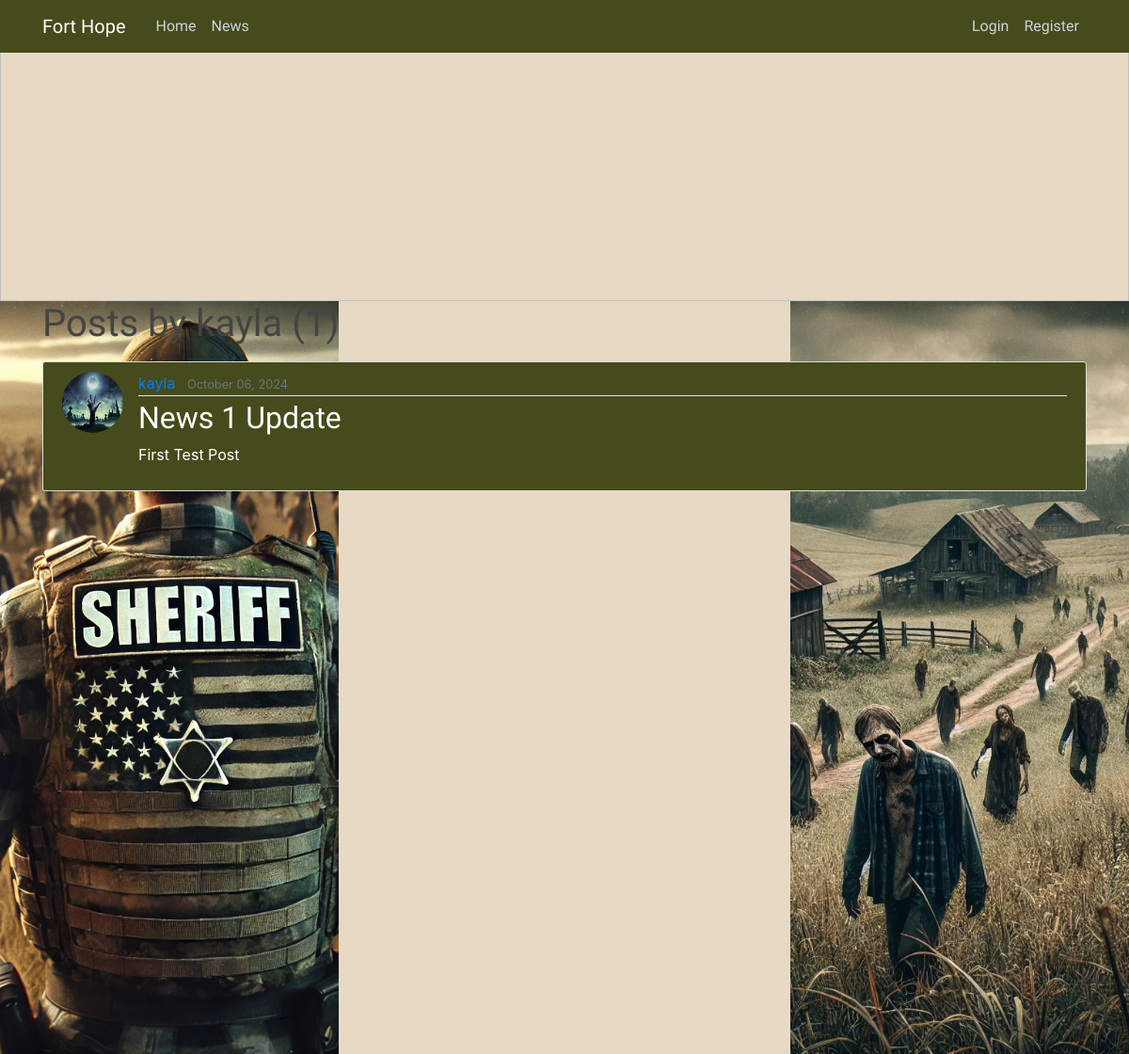
/user/kayla/, run on an earlier commit of the app's database.
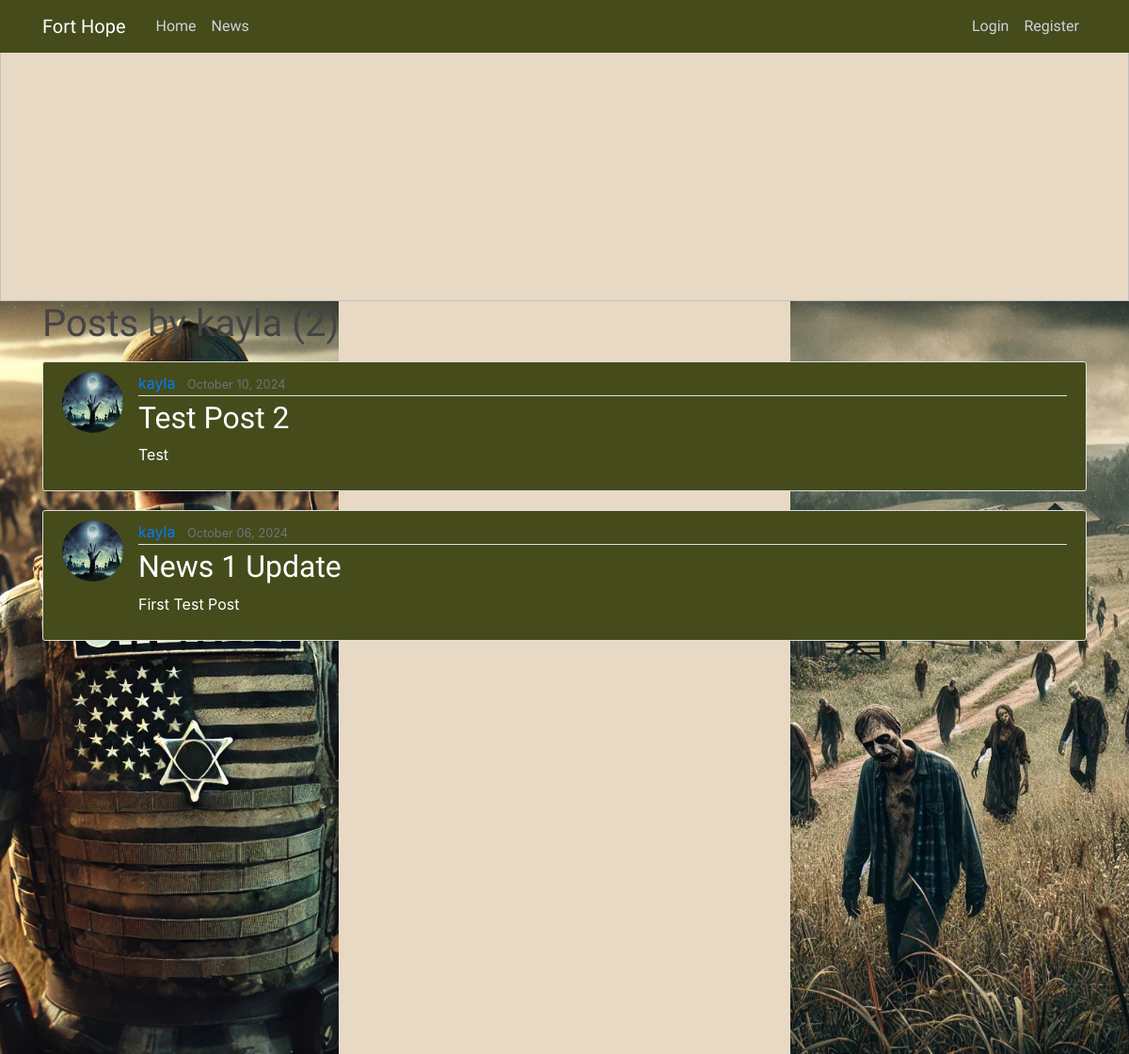
And on a later commit of the database.
### news/models.py (models this page shows, shortened)
class Post(models.Model):
    title = models.CharField(max_length=100)
    content = models.TextField()
    date_posted = models.DateTimeField(default=timezone.now)
    author = models.ForeignKey(User, on_delete=models.CASCADE)

### users/models.py (models this page shows, shortened)
class Profile(models.Model):
    user = models.OneToOneField(User, on_delete=models.CASCADE)
    image = models.ImageField(default='default.jpg', upload_to='profile_pics')

### news/views.py (the view)
# urls.py: path('user/<str:username>/', UserPostListView.as_view(), name='user-posts'),
class UserPostListView(ListView):
      model = Post
      template_name = 'news/user_posts.html'
      context_object_name = 'posts'
      paginate_by = 10
      def get_queryset(self):
           user = get_object_or_404(User, username=self.kwargs.get('username'))
           return Post.objects.filter(author=user).order_by('-date_posted')

### news/templates/news/user_posts.html (shortened to what this page needs)
{% extends "news/base.html" %}
{% block content%}
    <h1 class="mb-3">Posts by {{ view.kwargs.username }} ({{ page_obj.paginator.count }})</h1>
    {% for post in posts %}
    <article class="media content-section">
      <img class="rounded-circle article-img" src="{{ post.author.profile.image.url }}">
        <div class="media-body">
          <div class="article-metadata">
            <a class="mr-2" href="{% url 'user-posts' post.author.username%}">{{ post.author }}</a>
            <small class="text-muted">{{ post.date_posted|date:"F d, Y" }}</small>
          </div>
          <h2><a class="article-title" href="{% url 'post-detail' post.id %}">{{ post.title }}</a></h2>
          <p class="article-content">{{ post.content }}</p>
        </div>
    </article>
    {% endfor %}
{% endblock content %}

What changed in the data, as far as the page shows it:
added Post: author.profile.image (placeholder picture), author "kayla", date_posted "October 10, 2024", title "Test Post 2", content "Test"
Also different on the page:
{{ page_obj.paginator.count }}: "1" → "2"
